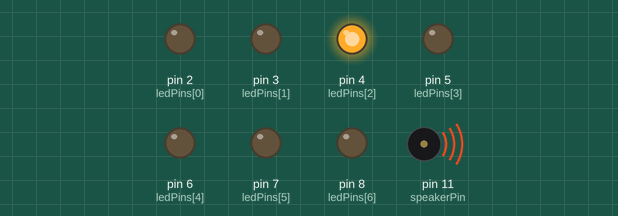
Recording of a sketch running on a simulated Arduino Uno, built with avr-gcc and run on an emulated ATmega328P. Parts: output pins drawn as LEDs (lit = HIGH), buzzer (waves = sounding).

Above: at 0.15 s.
At 1.85 s:
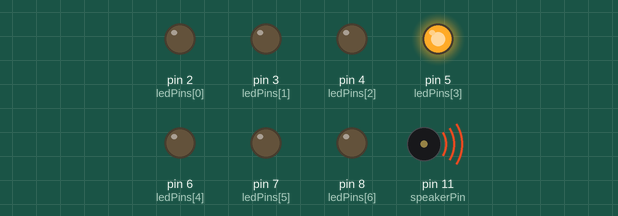
At 5.0 s:
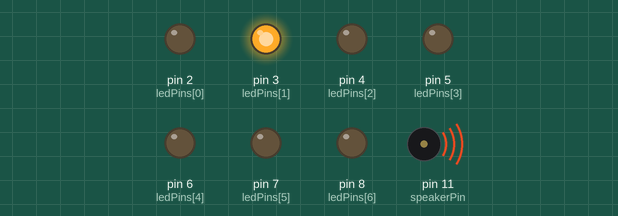
At 6.91 s:
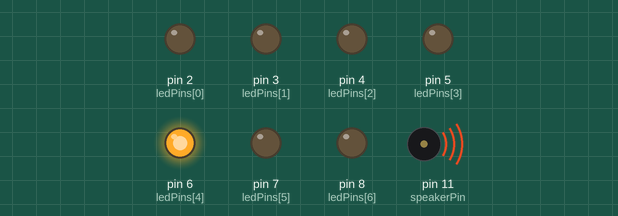
At 10.5 s:
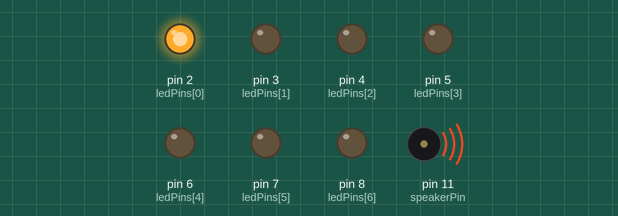
At 11.8 s:
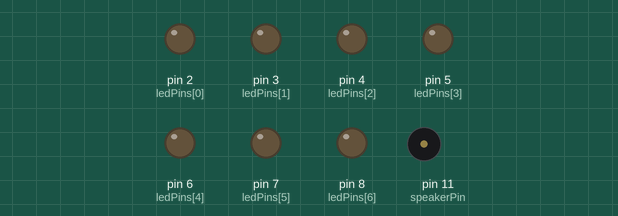
Timing chart, 0 to 14.8 s (numbered marks = the images above):
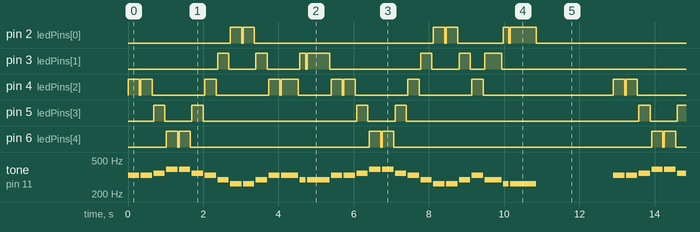

Measured:
- by itself, pin 5 (ledPins[3]): repeats every 12.9 s: LOW 0.72 s, HIGH 0.30 s, LOW 4.1 s, HIGH 0.30 s, LOW 0.72 s, HIGH 0.30 s, LOW 6.2 s, HIGH 0.30 s
- by itself, pin 6 (ledPins[4]): repeats every 12.9 s: LOW 0.04 s, HIGH 0.30 s, LOW 4.8 s, HIGH 0.30 s, LOW 0.04 s, HIGH 0.30 s, LOW 6.9 s, HIGH 0.30 s
- by itself, tone on pin 11 (speakerPin): plays 330 Hz for 0.30 s, 330 Hz for 0.30 s, 349 Hz for 0.30 s, 392 Hz for 0.30 s, 392 Hz for 0.30 s, 349 Hz for 0.30 s … (94 notes in this stretch)
- by itself, pin 2 (ledPins[0]): repeats every 12.9 s: LOW 0.04 s, HIGH 0.30 s, LOW 4.8 s, HIGH 0.30 s, LOW 0.04 s, HIGH 0.30 s, LOW 1.2 s, HIGH 0.15 s, LOW 0.04 s, HIGH 0.70 s, LOW 4.8 s, HIGH 0.30 s

The sketch:

music_lightshow.ino
```cpp
/*
  Music Lightshow Demo Setup

  Parts:
  - 1 piezo buzzer or small speaker
  - 7 LEDs
  - 7 resistors for the LEDs (220 ohm typical)

  Wiring:
  - Buzzer positive -> pin 11
  - Buzzer negative -> GND
  - LED 1 anode -> pin 2 through a resistor
  - LED 2 anode -> pin 3 through a resistor
  - LED 3 anode -> pin 4 through a resistor
  - LED 4 anode -> pin 5 through a resistor
  - LED 5 anode -> pin 6 through a resistor
  - LED 6 anode -> pin 7 through a resistor
  - LED 7 anode -> pin 8 through a resistor
  - All LED cathodes -> GND
*/
#define NOTE_C4 262
#define NOTE_D4 294
#define NOTE_E4 330
#define NOTE_F4 349
#define NOTE_G4 392
#define NOTE_A4 440
#define NOTE_B4 494

#define NOTE_C5 523
#define NOTE_D5 587
#define NOTE_E5 659
#define NOTE_F5 698
#define NOTE_G5 784

const int speakerPin = 11;
const int ledPins[7] = {2,3,4,5,6,7,8};

// Melody (Ode to Joy)
const int melody[] = {
NOTE_E4, NOTE_E4, NOTE_F4, NOTE_G4,
NOTE_G4, NOTE_F4, NOTE_E4, NOTE_D4,
NOTE_C4, NOTE_C4, NOTE_D4, NOTE_E4,
NOTE_E4, NOTE_D4, NOTE_D4,

NOTE_E4, NOTE_E4, NOTE_F4, NOTE_G4,
NOTE_G4, NOTE_F4, NOTE_E4, NOTE_D4,
NOTE_C4, NOTE_C4, NOTE_D4, NOTE_E4,
NOTE_D4, NOTE_C4, NOTE_C4
};

const int durations[] = {
300,300,300,300,
300,300,300,300,
300,300,300,300,
450,150,600,

300,300,300,300,
300,300,300,300,
300,300,300,300,
450,150,700
};

void allOff() {
  for(int i=0;i<7;i++)
    digitalWrite(ledPins[i],LOW);
}

int noteToLed(int freq) {

  switch(freq) {

    case NOTE_C4:
    case NOTE_C5: return 0;

    case NOTE_D4:
    case NOTE_D5: return 1;

    case NOTE_E4:
    case NOTE_E5: return 2;

    case NOTE_F4:
    case NOTE_F5: return 3;

    case NOTE_G4:
    case NOTE_G5: return 4;

    case NOTE_A4: return 5;
    case NOTE_B4: return 6;
  }

  return -1;
}

void playSong() {

  int length = sizeof(melody)/sizeof(melody[0]);

  for(int i=0;i<length;i++) {

    int note = melody[i];
    int duration = durations[i];

    int led = noteToLed(note);

    if(led >= 0)
      digitalWrite(ledPins[led],HIGH);

    tone(speakerPin, note, duration);
    delay(duration);

    if(led >= 0)
      digitalWrite(ledPins[led],LOW);

    delay(40);
  }

  noTone(speakerPin);
}

void setup() {

  pinMode(speakerPin,OUTPUT);

  for(int i=0;i<7;i++)
    pinMode(ledPins[i],OUTPUT);
}

void loop() {

  playSong();

  delay(2000);
}
```
